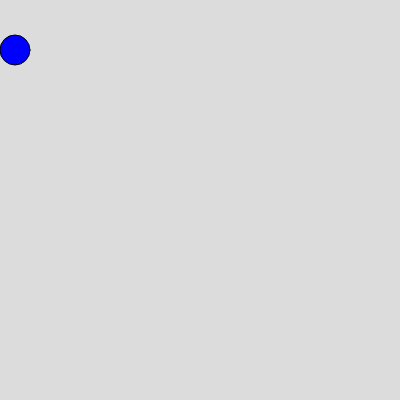
Frame 1 (no input)
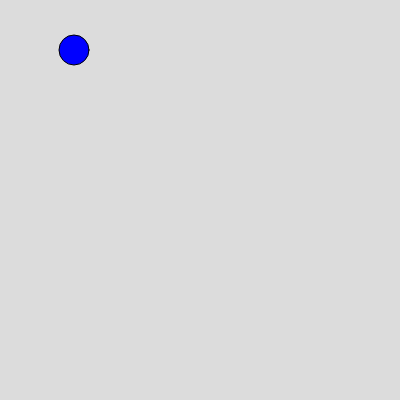
Frame 60 (no input)
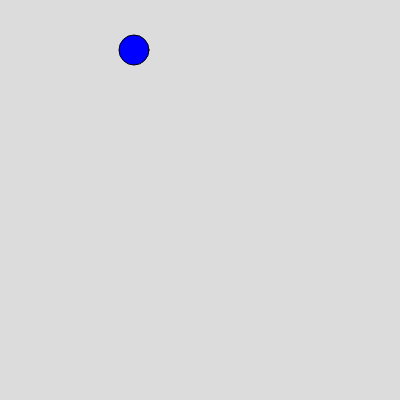
Frame 120 (the mouse pressed at the canvas centre since frame 60)

The p5.js sketch that drew these frames (run headless with seeded random() and noise() and a simulated clock; from frame 60 on, the mouse is pressed at the canvas centre):

// p5.js sketch
// ── sketch.js
function setup() {
  createCanvas(400, 400);
}

function draw() {
  background(220);
  fill (ball.color[0])
  circle(ball.x, ball.y, ball.r)
  ball.xVelocity = 1
  ball.x = ball.x+ball.xVelocity
}
var ball = { 
  x:15,
  y:50,
  r:30,
  xVelocity:0,
  yVelocity:0,
  color:["blue","green","red"]
}
